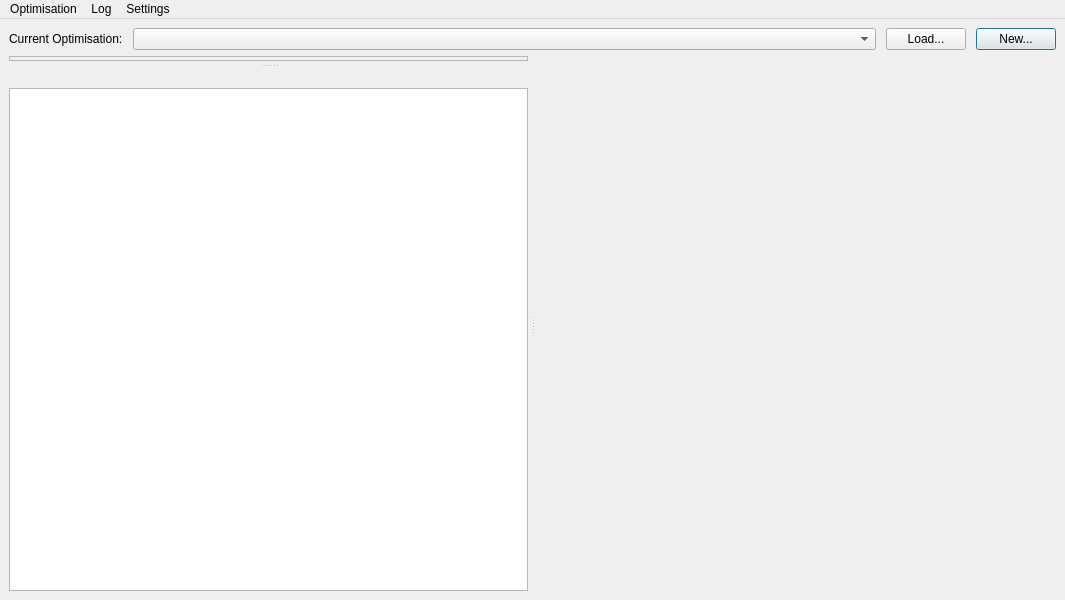
<?xml version="1.0" encoding="UTF-8"?>
<ui version="4.0">
 <class>MainWindow</class>
 <widget class="QMainWindow" name="MainWindow">
  <property name="geometry">
   <rect>
    <x>0</x>
    <y>0</y>
    <width>1065</width>
    <height>600</height>
   </rect>
  </property>
  <property name="windowTitle">
   <string>AerOpt</string>
  </property>
  <widget class="QWidget" name="centralwidget">
   <layout class="QVBoxLayout" name="verticalLayout_3">
    <item>
     <widget class="QWidget" name="widget" native="true">
      <property name="sizePolicy">
       <sizepolicy hsizetype="Preferred" vsizetype="Fixed">
        <horstretch>0</horstretch>
        <verstretch>0</verstretch>
       </sizepolicy>
      </property>
      <layout class="QHBoxLayout" name="horizontalLayout">
       <property name="spacing">
        <number>10</number>
       </property>
       <property name="leftMargin">
        <number>0</number>
       </property>
       <property name="topMargin">
        <number>0</number>
       </property>
       <property name="rightMargin">
        <number>0</number>
       </property>
       <property name="bottomMargin">
        <number>0</number>
       </property>
       <item>
        <widget class="QLabel" name="label">
         <property name="sizePolicy">
          <sizepolicy hsizetype="Preferred" vsizetype="Fixed">
           <horstretch>0</horstretch>
           <verstretch>0</verstretch>
          </sizepolicy>
         </property>
         <property name="text">
          <string>Current Optimisation:</string>
         </property>
        </widget>
       </item>
       <item>
        <widget class="QComboBox" name="optimisationComboBox">
         <property name="sizePolicy">
          <sizepolicy hsizetype="MinimumExpanding" vsizetype="Fixed">
           <horstretch>0</horstretch>
           <verstretch>0</verstretch>
          </sizepolicy>
         </property>
        </widget>
       </item>
       <item>
        <widget class="QPushButton" name="loadOptimisationButton">
         <property name="sizePolicy">
          <sizepolicy hsizetype="Minimum" vsizetype="Fixed">
           <horstretch>0</horstretch>
           <verstretch>0</verstretch>
          </sizepolicy>
         </property>
         <property name="text">
          <string>Load...</string>
         </property>
        </widget>
       </item>
       <item>
        <widget class="QPushButton" name="newOptimisationButton">
         <property name="sizePolicy">
          <sizepolicy hsizetype="Minimum" vsizetype="Fixed">
           <horstretch>0</horstretch>
           <verstretch>0</verstretch>
          </sizepolicy>
         </property>
         <property name="text">
          <string>New...</string>
         </property>
         <property name="default">
          <bool>true</bool>
         </property>
        </widget>
       </item>
      </layout>
     </widget>
    </item>
    <item>
     <widget class="QSplitter" name="splitter_main">
      <property name="frameShape">
       <enum>QFrame::NoFrame</enum>
      </property>
      <property name="lineWidth">
       <number>1</number>
      </property>
      <property name="midLineWidth">
       <number>0</number>
      </property>
      <property name="orientation">
       <enum>Qt::Horizontal</enum>
      </property>
      <property name="handleWidth">
       <number>10</number>
      </property>
      <widget class="QSplitter" name="splitter_sidebar">
       <property name="frameShape">
        <enum>QFrame::NoFrame</enum>
       </property>
       <property name="orientation">
        <enum>Qt::Vertical</enum>
       </property>
       <property name="handleWidth">
        <number>10</number>
       </property>
       <widget class="QFrame" name="frame">
        <property name="sizePolicy">
         <sizepolicy hsizetype="Preferred" vsizetype="Preferred">
          <horstretch>0</horstretch>
          <verstretch>0</verstretch>
         </sizepolicy>
        </property>
        <property name="minimumSize">
         <size>
          <width>0</width>
          <height>0</height>
         </size>
        </property>
        <property name="frameShape">
         <enum>QFrame::StyledPanel</enum>
        </property>
        <property name="frameShadow">
         <enum>QFrame::Raised</enum>
        </property>
        <layout class="QVBoxLayout" name="verticalLayout">
         <property name="spacing">
          <number>0</number>
         </property>
         <property name="leftMargin">
          <number>0</number>
         </property>
         <property name="topMargin">
          <number>0</number>
         </property>
         <property name="rightMargin">
          <number>0</number>
         </property>
         <property name="bottomMargin">
          <number>0</number>
         </property>
         <item>
          <widget class="PlotterWidget" name="fitnessPlot" native="true">
           <property name="sizePolicy">
            <sizepolicy hsizetype="Preferred" vsizetype="Preferred">
             <horstretch>0</horstretch>
             <verstretch>0</verstretch>
            </sizepolicy>
           </property>
           <property name="minimumSize">
            <size>
             <width>0</width>
             <height>0</height>
            </size>
           </property>
          </widget>
         </item>
        </layout>
       </widget>
       <widget class="QWidget" name="loggers" native="true">
        <layout class="QVBoxLayout" name="verticalLayout_2">
         <property name="spacing">
          <number>0</number>
         </property>
         <property name="leftMargin">
          <number>0</number>
         </property>
         <property name="topMargin">
          <number>0</number>
         </property>
         <property name="rightMargin">
          <number>0</number>
         </property>
         <property name="bottomMargin">
          <number>0</number>
         </property>
         <item>
          <widget class="QLabel" name="plotText">
           <property name="sizePolicy">
            <sizepolicy hsizetype="Fixed" vsizetype="Preferred">
             <horstretch>0</horstretch>
             <verstretch>0</verstretch>
            </sizepolicy>
           </property>
           <property name="minimumSize">
            <size>
             <width>0</width>
             <height>0</height>
            </size>
           </property>
           <property name="font">
            <font>
             <pointsize>11</pointsize>
             <italic>true</italic>
            </font>
           </property>
           <property name="text">
            <string/>
           </property>
          </widget>
         </item>
         <item>
          <widget class="QTextEdit" name="logText">
           <property name="sizePolicy">
            <sizepolicy hsizetype="Preferred" vsizetype="Expanding">
             <horstretch>0</horstretch>
             <verstretch>0</verstretch>
            </sizepolicy>
           </property>
           <property name="minimumSize">
            <size>
             <width>0</width>
             <height>0</height>
            </size>
           </property>
          </widget>
         </item>
        </layout>
       </widget>
      </widget>
      <widget class="QStackedWidget" name="stackedWidget">
       <property name="currentIndex">
        <number>1</number>
       </property>
       <widget class="QWidget" name="page">
        <layout class="QVBoxLayout" name="verticalLayout_5">
         <property name="spacing">
          <number>6</number>
         </property>
         <property name="leftMargin">
          <number>0</number>
         </property>
         <property name="topMargin">
          <number>0</number>
         </property>
         <property name="rightMargin">
          <number>0</number>
         </property>
         <property name="bottomMargin">
          <number>0</number>
         </property>
         <item>
          <layout class="QVBoxLayout" name="verticalLayout_4">
           <item>
            <widget class="ZoomPanView" name="graphicsView"/>
           </item>
           <item>
            <layout class="QHBoxLayout" name="horizontalLayout_2">
             <item>
              <widget class="QLabel" name="label_2">
               <property name="text">
                <string>Cp</string>
               </property>
              </widget>
             </item>
             <item>
              <widget class="QLabel" name="colorMap">
               <property name="sizePolicy">
                <sizepolicy hsizetype="MinimumExpanding" vsizetype="Fixed">
                 <horstretch>0</horstretch>
                 <verstretch>0</verstretch>
                </sizepolicy>
               </property>
               <property name="minimumSize">
                <size>
                 <width>100</width>
                 <height>20</height>
                </size>
               </property>
               <property name="maximumSize">
                <size>
                 <width>2000</width>
                 <height>20</height>
                </size>
               </property>
               <property name="text">
                <string/>
               </property>
               <property name="pixmap">
                <pixmap resource="../Resourses.qrc">:/images/Map.png</pixmap>
               </property>
               <property name="scaledContents">
                <bool>true</bool>
               </property>
              </widget>
             </item>
            </layout>
           </item>
          </layout>
         </item>
        </layout>
       </widget>
       <widget class="QWidget" name="page_2">
        <property name="autoFillBackground">
         <bool>false</bool>
        </property>
        <property name="styleSheet">
         <string notr="true"/>
        </property>
        <layout class="QHBoxLayout" name="horizontalLayout_3" stretch="0">
         <property name="spacing">
          <number>6</number>
         </property>
         <property name="leftMargin">
          <number>0</number>
         </property>
         <property name="topMargin">
          <number>0</number>
         </property>
         <property name="rightMargin">
          <number>0</number>
         </property>
         <property name="bottomMargin">
          <number>0</number>
         </property>
         <item>
          <widget class="QLabel" name="aerOptLog">
           <property name="text">
            <string/>
           </property>
           <property name="pixmap">
            <pixmap resource="../Resourses.qrc">:/images/canvas_logo.png</pixmap>
           </property>
           <property name="scaledContents">
            <bool>false</bool>
           </property>
           <property name="alignment">
            <set>Qt::AlignBottom|Qt::AlignRight|Qt::AlignTrailing</set>
           </property>
          </widget>
         </item>
        </layout>
       </widget>
      </widget>
     </widget>
    </item>
   </layout>
  </widget>
  <widget class="QMenuBar" name="menuBar">
   <property name="geometry">
    <rect>
     <x>0</x>
     <y>0</y>
     <width>1065</width>
     <height>21</height>
    </rect>
   </property>
   <widget class="QMenu" name="menuOptimisations">
    <property name="title">
     <string>Optimisation</string>
    </property>
    <widget class="QMenu" name="menuCurrent_Optimisation">
     <property name="title">
      <string>Current Optimisation</string>
     </property>
     <addaction name="actionCurrent_Optimisation_Settings"/>
     <addaction name="actionShowCurrentOptimisationFiles"/>
    </widget>
    <addaction name="actionNewOptimisation"/>
    <addaction name="menuCurrent_Optimisation"/>
   </widget>
   <widget class="QMenu" name="menuLog">
    <property name="title">
     <string>Log</string>
    </property>
    <addaction name="actionShowLog"/>
   </widget>
   <widget class="QMenu" name="menuSettings">
    <property name="title">
     <string>Settings</string>
    </property>
    <addaction name="actionVisualSettings"/>
   </widget>
   <addaction name="menuOptimisations"/>
   <addaction name="menuLog"/>
   <addaction name="menuSettings"/>
  </widget>
  <action name="actionNewOptimisation">
   <property name="text">
    <string>New...</string>
   </property>
   <property name="toolTip">
    <string>New Optimisation</string>
   </property>
   <property name="shortcut">
    <string>Ctrl+N</string>
   </property>
  </action>
  <action name="actionShowLog">
   <property name="text">
    <string>Show...</string>
   </property>
   <property name="toolTip">
    <string>ShowLog</string>
   </property>
   <property name="shortcut">
    <string>Ctrl+L</string>
   </property>
  </action>
  <action name="actionShowCurrentOptimisationFiles">
   <property name="text">
    <string>Files...</string>
   </property>
   <property name="shortcut">
    <string>Ctrl+F</string>
   </property>
  </action>
  <action name="actionCurrent_Optimisation_Settings">
   <property name="text">
    <string>Configuration...</string>
   </property>
   <property name="shortcut">
    <string>Ctrl+C</string>
   </property>
  </action>
  <action name="actionVisualSettings">
   <property name="text">
    <string>Visual settings...</string>
   </property>
   <property name="toolTip">
    <string>Visual settings</string>
   </property>
  </action>
 </widget>
 <customwidgets>
  <customwidget>
   <class>ZoomPanView</class>
   <extends>QGraphicsView</extends>
   <header>ZoomPanView.h</header>
  </customwidget>
  <customwidget>
   <class>PlotterWidget</class>
   <extends>QWidget</extends>
   <header>PlotterWidget.h</header>
   <container>1</container>
  </customwidget>
 </customwidgets>
 <resources>
  <include location="../Resourses.qrc"/>
 </resources>
 <connections/>
</ui>
